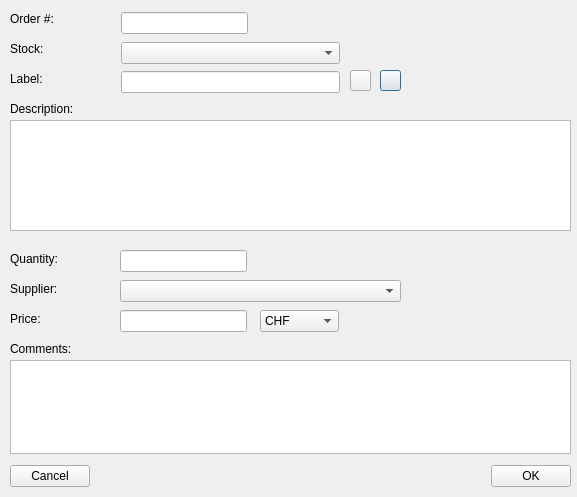
<ui version="4.0" >
 <class>orderseditfrm</class>
 <widget class="QDialog" name="orderseditfrm" >
  <property name="geometry" >
   <rect>
    <x>0</x>
    <y>0</y>
    <width>577</width>
    <height>497</height>
   </rect>
  </property>
  <property name="windowTitle" >
   <string>Orders...</string>
  </property>
  <property name="windowIcon" >
   <iconset resource="../resources/images/first4.qrc" >:/kontact_todo.png</iconset>
  </property>
  <widget class="QLabel" name="label" >
   <property name="geometry" >
    <rect>
     <x>10</x>
     <y>10</y>
     <width>56</width>
     <height>17</height>
    </rect>
   </property>
   <property name="text" >
    <string>Order #:</string>
   </property>
  </widget>
  <widget class="QLabel" name="label_2" >
   <property name="geometry" >
    <rect>
     <x>10</x>
     <y>40</y>
     <width>56</width>
     <height>17</height>
    </rect>
   </property>
   <property name="text" >
    <string>Stock:</string>
   </property>
  </widget>
  <widget class="QLabel" name="label_3" >
   <property name="geometry" >
    <rect>
     <x>10</x>
     <y>70</y>
     <width>56</width>
     <height>17</height>
    </rect>
   </property>
   <property name="text" >
    <string>Label:</string>
   </property>
  </widget>
  <widget class="QLabel" name="label_4" >
   <property name="geometry" >
    <rect>
     <x>10</x>
     <y>100</y>
     <width>121</width>
     <height>17</height>
    </rect>
   </property>
   <property name="text" >
    <string>Description:</string>
   </property>
  </widget>
  <widget class="QPushButton" name="btnclearsearch" >
   <property name="geometry" >
    <rect>
     <x>380</x>
     <y>70</y>
     <width>21</width>
     <height>21</height>
    </rect>
   </property>
   <property name="text" >
    <string/>
   </property>
   <property name="icon" >
    <iconset resource="../resources/images/first4.qrc" >:/button_cancel.png</iconset>
   </property>
   <property name="iconSize" >
    <size>
     <width>12</width>
     <height>12</height>
    </size>
   </property>
  </widget>
  <widget class="QPushButton" name="btnsearch" >
   <property name="geometry" >
    <rect>
     <x>350</x>
     <y>70</y>
     <width>21</width>
     <height>21</height>
    </rect>
   </property>
   <property name="text" >
    <string/>
   </property>
   <property name="icon" >
    <iconset resource="../resources/images/first4.qrc" >:/xmag.png</iconset>
   </property>
   <property name="iconSize" >
    <size>
     <width>12</width>
     <height>12</height>
    </size>
   </property>
  </widget>
  <widget class="QLabel" name="label_5" >
   <property name="geometry" >
    <rect>
     <x>10</x>
     <y>250</y>
     <width>101</width>
     <height>17</height>
    </rect>
   </property>
   <property name="text" >
    <string>Quantity:</string>
   </property>
  </widget>
  <widget class="QLabel" name="label_6" >
   <property name="geometry" >
    <rect>
     <x>10</x>
     <y>280</y>
     <width>101</width>
     <height>17</height>
    </rect>
   </property>
   <property name="text" >
    <string>Supplier:</string>
   </property>
  </widget>
  <widget class="QLabel" name="label_7" >
   <property name="geometry" >
    <rect>
     <x>10</x>
     <y>310</y>
     <width>56</width>
     <height>17</height>
    </rect>
   </property>
   <property name="text" >
    <string>Price:</string>
   </property>
  </widget>
  <widget class="QLabel" name="label_8" >
   <property name="geometry" >
    <rect>
     <x>10</x>
     <y>340</y>
     <width>91</width>
     <height>17</height>
    </rect>
   </property>
   <property name="text" >
    <string>Comments:</string>
   </property>
  </widget>
  <widget class="QWidget" name="layoutWidget" >
   <property name="geometry" >
    <rect>
     <x>10</x>
     <y>460</y>
     <width>561</width>
     <height>33</height>
    </rect>
   </property>
   <layout class="QHBoxLayout" >
    <property name="spacing" >
     <number>6</number>
    </property>
    <property name="leftMargin" >
     <number>0</number>
    </property>
    <property name="topMargin" >
     <number>0</number>
    </property>
    <property name="rightMargin" >
     <number>0</number>
    </property>
    <property name="bottomMargin" >
     <number>0</number>
    </property>
    <item>
     <widget class="QPushButton" name="btncancel" >
      <property name="text" >
       <string>Cancel</string>
      </property>
      <property name="icon" >
       <iconset resource="../resources/images/first4.qrc" >:/button_cancel.png</iconset>
      </property>
     </widget>
    </item>
    <item>
     <spacer>
      <property name="orientation" >
       <enum>Qt::Horizontal</enum>
      </property>
      <property name="sizeHint" >
       <size>
        <width>381</width>
        <height>31</height>
       </size>
      </property>
     </spacer>
    </item>
    <item>
     <widget class="QPushButton" name="btnok" >
      <property name="text" >
       <string>OK</string>
      </property>
      <property name="icon" >
       <iconset resource="../resources/images/first4.qrc" >:/button_ok.png</iconset>
      </property>
     </widget>
    </item>
   </layout>
  </widget>
  <widget class="QLineEdit" name="txtordernr" >
   <property name="geometry" >
    <rect>
     <x>121</x>
     <y>12</y>
     <width>127</width>
     <height>22</height>
    </rect>
   </property>
  </widget>
  <widget class="QComboBox" name="cmbstock" >
   <property name="geometry" >
    <rect>
     <x>121</x>
     <y>42</y>
     <width>219</width>
     <height>22</height>
    </rect>
   </property>
  </widget>
  <widget class="QLineEdit" name="txtlabel" >
   <property name="geometry" >
    <rect>
     <x>121</x>
     <y>71</y>
     <width>219</width>
     <height>22</height>
    </rect>
   </property>
  </widget>
  <widget class="QTextEdit" name="txtdescription" >
   <property name="geometry" >
    <rect>
     <x>10</x>
     <y>120</y>
     <width>561</width>
     <height>111</height>
    </rect>
   </property>
  </widget>
  <widget class="QLineEdit" name="txtquantity" >
   <property name="geometry" >
    <rect>
     <x>120</x>
     <y>250</y>
     <width>127</width>
     <height>22</height>
    </rect>
   </property>
  </widget>
  <widget class="QComboBox" name="cmbsupplier" >
   <property name="geometry" >
    <rect>
     <x>120</x>
     <y>280</y>
     <width>281</width>
     <height>22</height>
    </rect>
   </property>
  </widget>
  <widget class="QLineEdit" name="txtprice" >
   <property name="geometry" >
    <rect>
     <x>120</x>
     <y>310</y>
     <width>127</width>
     <height>22</height>
    </rect>
   </property>
  </widget>
  <widget class="QComboBox" name="cmbcurrency" >
   <property name="geometry" >
    <rect>
     <x>260</x>
     <y>310</y>
     <width>79</width>
     <height>22</height>
    </rect>
   </property>
   <item>
    <property name="text" >
     <string>CHF</string>
    </property>
   </item>
   <item>
    <property name="text" >
     <string>EUR</string>
    </property>
   </item>
   <item>
    <property name="text" >
     <string>USD</string>
    </property>
   </item>
  </widget>
  <widget class="QTextEdit" name="txtcomments" >
   <property name="geometry" >
    <rect>
     <x>10</x>
     <y>360</y>
     <width>561</width>
     <height>94</height>
    </rect>
   </property>
  </widget>
  <widget class="QLabel" name="lbldbid" >
   <property name="geometry" >
    <rect>
     <x>510</x>
     <y>10</y>
     <width>56</width>
     <height>17</height>
    </rect>
   </property>
   <property name="text" >
    <string/>
   </property>
   <property name="alignment" >
    <set>Qt::AlignRight|Qt::AlignTrailing|Qt::AlignVCenter</set>
   </property>
  </widget>
 </widget>
 <tabstops>
  <tabstop>txtordernr</tabstop>
  <tabstop>cmbstock</tabstop>
  <tabstop>txtlabel</tabstop>
  <tabstop>btnsearch</tabstop>
  <tabstop>btnclearsearch</tabstop>
  <tabstop>txtdescription</tabstop>
  <tabstop>txtquantity</tabstop>
  <tabstop>cmbsupplier</tabstop>
  <tabstop>txtprice</tabstop>
  <tabstop>cmbcurrency</tabstop>
  <tabstop>txtcomments</tabstop>
  <tabstop>btnok</tabstop>
  <tabstop>btncancel</tabstop>
 </tabstops>
 <resources>
  <include location="../resources/images/first4.qrc" />
 </resources>
 <connections>
  <connection>
   <sender>btnok</sender>
   <signal>clicked()</signal>
   <receiver>orderseditfrm</receiver>
   <slot>accept()</slot>
   <hints>
    <hint type="sourcelabel" >
     <x>278</x>
     <y>253</y>
    </hint>
    <hint type="destinationlabel" >
     <x>96</x>
     <y>254</y>
    </hint>
   </hints>
  </connection>
  <connection>
   <sender>btncancel</sender>
   <signal>clicked()</signal>
   <receiver>orderseditfrm</receiver>
   <slot>reject()</slot>
   <hints>
    <hint type="sourcelabel" >
     <x>369</x>
     <y>253</y>
    </hint>
    <hint type="destinationlabel" >
     <x>179</x>
     <y>282</y>
    </hint>
   </hints>
  </connection>
 </connections>
</ui>
